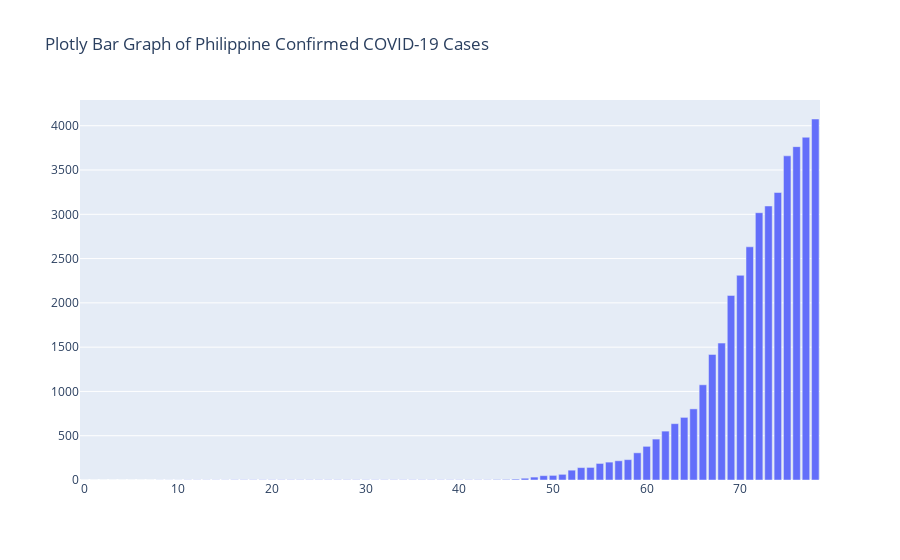

Notebook source saved alongside this figure:
### Code cell
import plotly.express as px
import plotly.graph_objects as go
from matplotlib import pyplot as plt
import numpy as np
#LASTFILE="csse_covid_19_data/csse_covid_19_time_series/time_series_covid19_confirmed_global.csv"
DataIn = open(LASTFILE).readlines()
#SEARCH = input("SEARCH: ")
SEARCH = "Philippine"
cnt = 0
PHcases = [] 
counts=[]
for line in DataIn:
    cnt=cnt+1
    line=line.lstrip(",")
    if SEARCH in line:
        print(line[23:])
        entries = line[23:].split(",")
        for entry in entries:
            print (entry, end= " ")
            PHcases.append(int(entry))


y=len(PHcases)
Y= range(0,y)
V = np.array(Y)
fig = go.Figure()
#fig.add_trace(go.Scatter(y=PHcases))
fig.add_trace(go.Bar(y=PHcases))
fig.update_layout(title = 'Plotly Bar Graph of Philippine Confirmed COVID-19 Cases')
fig.show()

### Figure 1 — Plotly figure (JSON) as saved in the notebook; plotly's stock layout.template omitted (floating-point values rounded to 4 significant figures)
{"data": [{"type": "bar", "y": [0, 0, 0, 0, 0, 0, 0, 0, 1, 1, 1, 2, 2, 2, 2, 2, 3, 3, 3, 3, 3, 3, 3, 3, 3, 3, 3, 3, 3, 3, 3, 3, 3, 3, 3, 3, 3, 3, 3, 3, 3, 3, 3, 3, 5, 6, 10, 20, 33, 49, 52, 64, 111, 140, 142, 187, 202, 217, 230, 307, 380, 462, 552, 636, 707, 803, 1075, 1418, 1546, 2084, 2311, 2633, 3018, 3094, 3246, 3660, 3764, 3870, 4076]}], "layout": {"title": {"text": "Plotly Bar Graph of Philippine Confirmed COVID-19 Cases"}}}
